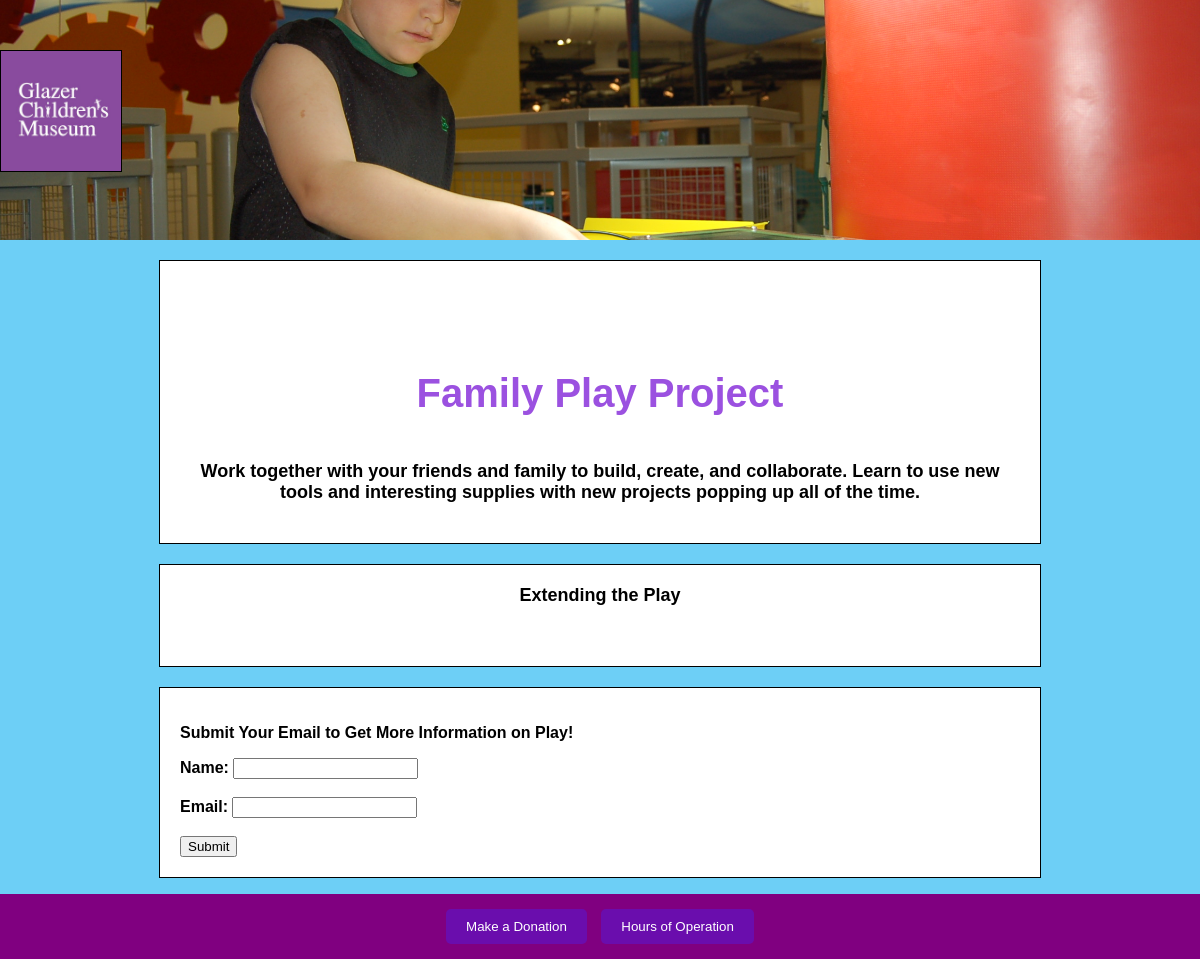
The app's page /csctest/exhibit/24/ with its own data.
### csctest/models.py (models this page shows, shortened)
class Exhibit(models.Model):
    title = models.CharField(max_length=255)
    content = models.TextField()
    additional_content = models.TextField(blank=True, null=True)
    image = models.ImageField(upload_to='html_pages_images/', blank=True, null=True)

### csctest/views.py (the view)
# urls.py: path('exhibit/<int:pk>/', html_view, name='html_view'),
def html_view(request, pk):
    html_page = get_object_or_404(Exhibit, pk=pk)
    return render(request, 'exhibit_template.html', {'html_page': html_page})

### csctest/templates/exhibit_template.html (shortened to what this page needs)
{% load static %}
<!DOCTYPE html>
<html>
<head>
</head>
<body>
    <div class="header">
        <a href="{% url 'homepage_view' %}">
            <div class="home-button"></div>
        </a>
    </div>
    <div class="frame">
        <div id="words">
            <p>{{ html_page.play_type }}<br> <span class="purpletext"><b>{{ html_page.title }}</b></span></p>
        </div>
        <p class="info"><b>{{ html_page.content|safe }}</p>
    </div>
    <div class ="frame">
        <p class = "info">Extending the Play</p>
        <p class="info">{{ html_page.additional_content|safe }}</p>
    </div>
    <div class="frame">
    <form method="post" action="{% url 'submit_feedback' %}">
        <p>Submit Your Email to Get More Information on Play!</p>
        <label for="name">Name:</label>
        <input type="text" id="name" name="name" required><br><br>
        <label for="email">Email:</label>
        <input type="email" id="email" name="email" required><br><br>
        <button type="submit">Submit</button>
    </form>
    </div>
    <div class="footer">
        <button onclick="location.href='https://72839.blackbaudhosting.com/72839/Annual-Fund'">Make a Donation</button>
        <button onclick="location.href='https://glazermuseum.org/visit/#hours'">Hours of Operation</button>
      </div>
</body>
</html>

### records on screen
Exhibit: title "Family Play Project", content "Work together with your friends and family to build, create, and collaborate. Learn to use new tools and interesting supplies with new projects popping up all of the time."
